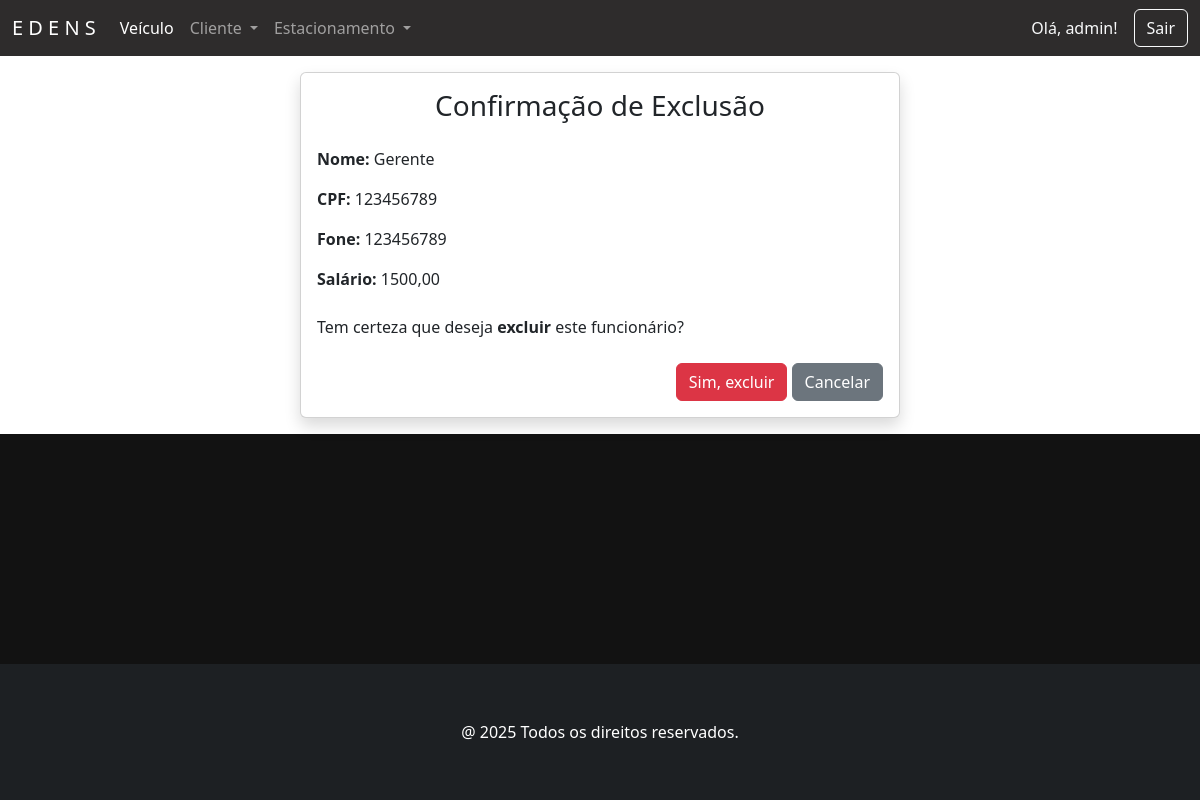
/funcionario/7/apagar/ (signed in), run on the app's committed database.
### funcionarios/models.py (models this page shows, shortened)
class Funcionario(models.Model):
    idFuncionario = models.AutoField(primary_key=True, verbose_name='ID Estadia')
    nome = models.CharField('Nome', max_length=50, help_text='Nome completo')
    cpf = models.CharField('CPF', max_length=11, help_text='CPF completo', unique=True)
    fone = models.CharField('Fone', max_length=11, help_text='Número de telefone', unique=True)
    cargo = models.CharField('Cargo', max_length=20, choices=CARGO_CHOICES)
    salario = models.DecimalField('Salário', max_digits=10, decimal_places=2, help_text='Salário do funcionário')
    foto = StdImageField(upload_to='media/', variations={'thumb': {'width': 150, 'height': 150, 'crop': True}}, blank=True, null=True, verbose_name="Foto")
    class Meta:
        verbose_name = 'Funcionário'
        verbose_name_plural = 'Funcionários'

### funcionarios/views.py (the view)
# urls.py: path('funcionario/<int:pk>/apagar/', FuncionarioDeleteView.as_view(), name='funcionario_apagar'),
class FuncionarioDeleteView(PermissionRequiredMixin, DeleteView):
    permission_required = 'funcionarios.delete_funcionario'
    permission_denied_message = 'Excluir     funcionario'
    model = Funcionario
    template_name = 'funcionario_apagar.html'
    success_url = reverse_lazy('funcionarios')

### funcionarios/templates/funcionario_apagar.html (shortened to what this page needs)
{% extends 'principal.html' %}
{% load django_bootstrap5 %}
{% block content %}
<div class="card shadow m-3 col-md-6 mx-auto">
    <div class="card-body">
        <h3 class="text-center mb-4">Confirmação de Exclusão</h3>
        <p><strong>Nome:</strong> {{ object.nome }}</p>
        <p><strong>CPF:</strong> {{ object.cpf }}</p>
        <p><strong>Fone:</strong> {{ object.fone }}</p>
        <p><strong>Salário:</strong> {{ object.salario }}</p>
        <p class="mt-4">Tem certeza que deseja <strong>excluir</strong> este funcionário?</p>
        <form method="POST">
            <div class="text-end mt-4">
                {% bootstrap_button button_type="submit" content="Sim, excluir" button_class="btn-danger" %}
                <a href="{% url 'funcionarios' %}" class="btn btn-secondary text-white">Cancelar</a>
            </div>
        </form>
    </div>
</div>
{% endblock %}

### home/templates/principal.html (shortened to what this page needs)
<!DOCTYPE html>
{% load static %}
{% load django_bootstrap5 %}
<html lang="pt-br">
{% block head %}
    {% include 'head.html' %}
{% endblock %}
<body class="d-flex flex-column min-vh-100">
<div class="container-float bg-white">
    <nav class="navbar navbar-expand-lg navbar-custom navbar-dark sticky-top">
        <div class="container-fluid">
            <a class="navbar-brand" href="{% url 'index' %}">E D E N S</a>
            <div class="collapse navbar-collapse" id="navbarSupportedContent">
                {% if user.is_authenticated %}
                    <ul class="navbar-nav me-auto mb-2 mb-lg-0">
                        <li class="nav-item">
                            <a class="nav-link active" href="{% url 'veiculo' %}">Veículo</a>
                        </li>
                        <li class="nav-item dropdown">
                            <a class="nav-link dropdown-toggle" href="#" role="button" data-bs-toggle="dropdown"
                               aria-expanded="false">
                                Cliente
                            </a>
                        </li>
                        <li class="nav-item dropdown">
                            <a class="nav-link dropdown-toggle" href="#" role="button" data-bs-toggle="dropdown"
                               aria-expanded="false">
                                Estacionamento
                            </a>
                        </li>
                    </ul>
                    <div class="d-flex align-items-center">
                        <span class="text-light me-3">Olá, {{ user.username }}!</span>
                        <form method="post" action="{% url 'logout' %}">
                            <button type="submit" class="btn btn-outline-light">Sair</button>
                        </form>
                    </div>
                {% else %}
                    <div class="d-flex align-items-center ms-auto">
                        <a href="{% url 'login' %}" class="btn btn-outline-light">Login</a>
                    </div>
                {% endif %}
            </div>
        </div>
    </nav>
    {% block content %}
    {% endblock %}
</div>
</body>
{% block footer %}
    {% include "footer.html" %}
{% endblock %}
</html>

### static/css/estilos.css (style rules this page uses)
.navbar-custom { background-color: #2e2c2c; }
body:not(.navbar-custom) { background-color: #121212; }

### data on the page
Funcionario: nome "Gerente", cpf "123456789", fone "123456789", salario "1500,00"

### other printed values
{{ user.username }} "admin"
